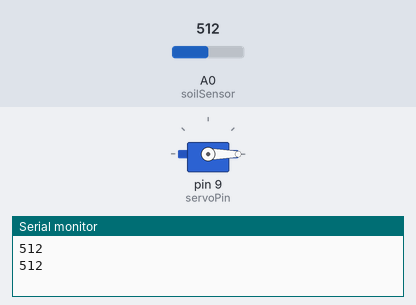
The sketch below on a simulated Arduino Uno, built with avr-gcc and run on an emulated ATmega328P. On the bench: servo, the last lines printed to the serial monitor. The test bench sets the inputs (shaded band); at power-on: A0 (soilSensor) = 512.

Above: at 1.8 s.
1.9 s: A0 (soilSensor) set to 486
At 2.6 s:
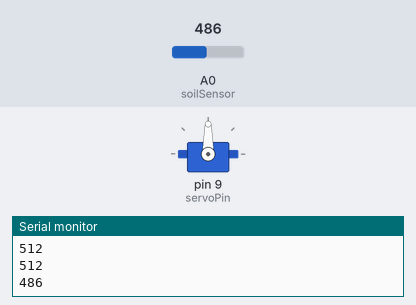
3.5 s: A0 (soilSensor) set to 510
At 5.2 s:
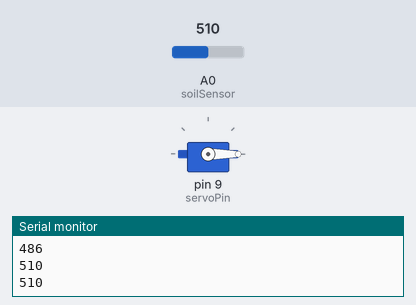
5.5 s: A0 (soilSensor) set to 490
At 6.9 s:
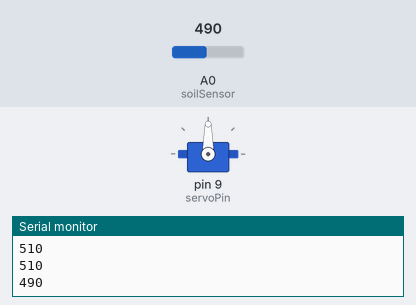
Timing chart, 0 to 8.5 s (numbered marks = the images above; inputs shaded):
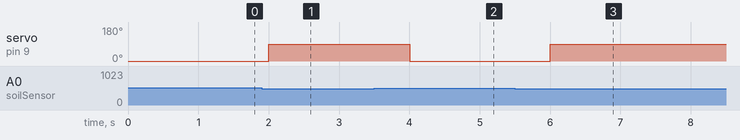

Measured:
- the behaviour switches between 500 and 499 on A0 (soilSensor) (found by bisection; images 0 and 1)
- after the input at 1.9 s, servo on pin 9 (servoPin): 0° → 90° after 0.10 s
- after the input at 3.5 s, servo on pin 9 (servoPin): 90° → 0° after 0.50 s
- after the input at 5.5 s, servo on pin 9 (servoPin): 0° → 90° after 0.50 s

The sketch:

code.ino
```cpp
#include <Servo.h>

Servo waterServo;

int soilSensor = A0;
int servoPin = 9;

void setup()
{
  waterServo.attach(servoPin);
  Serial.begin(9600);
}

void loop()
{
  int moistureValue = analogRead(soilSensor);

  Serial.println(moistureValue);

  if (moistureValue < 500)
  {
    // Dry soil - open water valve
    waterServo.write(90);
  }
  else
  {
    // Wet soil - close water valve
    waterServo.write(0);
  }

  delay(1000);
}
```
